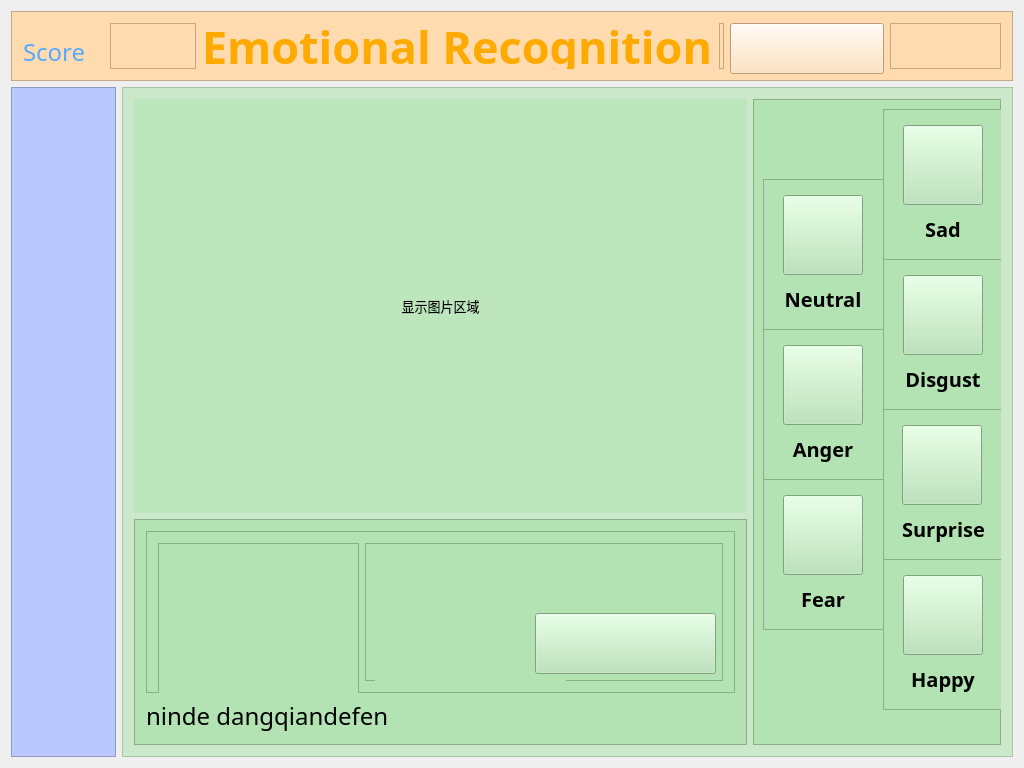
<?xml version="1.0" encoding="UTF-8"?>
<ui version="4.0">
 <class>MainWindow</class>
 <widget class="QMainWindow" name="MainWindow">
  <property name="windowModality">
   <enum>Qt::NonModal</enum>
  </property>
  <property name="enabled">
   <bool>true</bool>
  </property>
  <property name="geometry">
   <rect>
    <x>0</x>
    <y>0</y>
    <width>1024</width>
    <height>768</height>
   </rect>
  </property>
  <property name="sizePolicy">
   <sizepolicy hsizetype="Preferred" vsizetype="Preferred">
    <horstretch>0</horstretch>
    <verstretch>0</verstretch>
   </sizepolicy>
  </property>
  <property name="minimumSize">
   <size>
    <width>1024</width>
    <height>768</height>
   </size>
  </property>
  <property name="maximumSize">
   <size>
    <width>1024</width>
    <height>768</height>
   </size>
  </property>
  <property name="cursor">
   <cursorShape>ArrowCursor</cursorShape>
  </property>
  <property name="acceptDrops">
   <bool>false</bool>
  </property>
  <property name="windowTitle">
   <string>MainWindow</string>
  </property>
  <property name="windowIcon">
   <iconset>
    <normaloff>Ico/logo.ico</normaloff>Ico/logo.ico</iconset>
  </property>
  <property name="statusTip">
   <string/>
  </property>
  <property name="autoFillBackground">
   <bool>false</bool>
  </property>
  <property name="styleSheet">
   <string notr="true">border-image: url(); </string>
  </property>
  <property name="animated">
   <bool>true</bool>
  </property>
  <property name="documentMode">
   <bool>true</bool>
  </property>
  <widget class="QWidget" name="centralWidget">
   <layout class="QGridLayout" name="gridLayout_3">
    <item row="0" column="0" colspan="2">
     <widget class="QFrame" name="frame">
      <property name="maximumSize">
       <size>
        <width>16777215</width>
        <height>70</height>
       </size>
      </property>
      <property name="styleSheet">
       <string notr="true">border-image: url(); 
background-color: rgb(255, 219, 175);</string>
      </property>
      <property name="frameShape">
       <enum>QFrame::StyledPanel</enum>
      </property>
      <property name="frameShadow">
       <enum>QFrame::Raised</enum>
      </property>
      <layout class="QGridLayout" name="gridLayout">
       <item row="0" column="4">
        <widget class="QPushButton" name="START">
         <property name="minimumSize">
          <size>
           <width>154</width>
           <height>51</height>
          </size>
         </property>
         <property name="maximumSize">
          <size>
           <width>142</width>
           <height>51</height>
          </size>
         </property>
         <property name="cursor">
          <cursorShape>PointingHandCursor</cursorShape>
         </property>
         <property name="styleSheet">
          <string notr="true">border-image: url(./Files/START.png); </string>
         </property>
         <property name="text">
          <string/>
         </property>
        </widget>
       </item>
       <item row="0" column="0">
        <widget class="QLabel" name="label_3">
         <property name="minimumSize">
          <size>
           <width>81</width>
           <height>0</height>
          </size>
         </property>
         <property name="maximumSize">
          <size>
           <width>81</width>
           <height>50</height>
          </size>
         </property>
         <property name="font">
          <font>
           <family>MV Boli</family>
           <pointsize>18</pointsize>
           <weight>50</weight>
           <italic>false</italic>
           <bold>false</bold>
          </font>
         </property>
         <property name="styleSheet">
          <string notr="true">color: rgb(85, 170, 255);
border-image: url(); </string>
         </property>
         <property name="text">
          <string>Score</string>
         </property>
         <property name="alignment">
          <set>Qt::AlignBottom|Qt::AlignLeading|Qt::AlignLeft</set>
         </property>
        </widget>
       </item>
       <item row="0" column="2">
        <widget class="QLabel" name="label_2">
         <property name="minimumSize">
          <size>
           <width>253</width>
           <height>0</height>
          </size>
         </property>
         <property name="font">
          <font>
           <family>MV Boli</family>
           <pointsize>34</pointsize>
           <weight>75</weight>
           <italic>false</italic>
           <bold>true</bold>
          </font>
         </property>
         <property name="styleSheet">
          <string notr="true">color: rgb(255, 170, 0);</string>
         </property>
         <property name="text">
          <string>Emotional Recognition</string>
         </property>
        </widget>
       </item>
       <item row="0" column="3">
        <widget class="QFrame" name="frame_3">
         <property name="minimumSize">
          <size>
           <width>5</width>
           <height>0</height>
          </size>
         </property>
         <property name="maximumSize">
          <size>
           <width>5</width>
           <height>50</height>
          </size>
         </property>
         <property name="frameShape">
          <enum>QFrame::StyledPanel</enum>
         </property>
         <property name="frameShadow">
          <enum>QFrame::Raised</enum>
         </property>
        </widget>
       </item>
       <item row="0" column="1">
        <widget class="QFrame" name="frame_2">
         <property name="minimumSize">
          <size>
           <width>21</width>
           <height>0</height>
          </size>
         </property>
         <property name="maximumSize">
          <size>
           <width>86</width>
           <height>16777215</height>
          </size>
         </property>
         <property name="styleSheet">
          <string notr="true">border-image: url(); </string>
         </property>
         <property name="frameShape">
          <enum>QFrame::StyledPanel</enum>
         </property>
         <property name="frameShadow">
          <enum>QFrame::Raised</enum>
         </property>
        </widget>
       </item>
       <item row="0" column="5">
        <widget class="QFrame" name="frame_4">
         <property name="minimumSize">
          <size>
           <width>35</width>
           <height>0</height>
          </size>
         </property>
         <property name="styleSheet">
          <string notr="true">border-image: url(); </string>
         </property>
         <property name="frameShape">
          <enum>QFrame::StyledPanel</enum>
         </property>
         <property name="frameShadow">
          <enum>QFrame::Raised</enum>
         </property>
        </widget>
       </item>
      </layout>
     </widget>
    </item>
    <item row="1" column="0">
     <widget class="QFrame" name="frame_5">
      <property name="minimumSize">
       <size>
        <width>101</width>
        <height>360</height>
       </size>
      </property>
      <property name="maximumSize">
       <size>
        <width>105</width>
        <height>16777215</height>
       </size>
      </property>
      <property name="styleSheet">
       <string notr="true">border-image: url(); 
background-color: rgb(185, 200, 255);</string>
      </property>
      <property name="frameShape">
       <enum>QFrame::StyledPanel</enum>
      </property>
      <property name="frameShadow">
       <enum>QFrame::Raised</enum>
      </property>
      <layout class="QGridLayout" name="gridLayout_2">
       <item row="0" column="0">
        <widget class="QLabel" name="label_4">
         <property name="minimumSize">
          <size>
           <width>81</width>
           <height>0</height>
          </size>
         </property>
         <property name="maximumSize">
          <size>
           <width>81</width>
           <height>16777215</height>
          </size>
         </property>
         <property name="styleSheet">
          <string notr="true">border-image: url(); </string>
         </property>
         <property name="text">
          <string/>
         </property>
        </widget>
       </item>
      </layout>
     </widget>
    </item>
    <item row="1" column="1">
     <widget class="QFrame" name="frame_6">
      <property name="minimumSize">
       <size>
        <width>506</width>
        <height>360</height>
       </size>
      </property>
      <property name="styleSheet">
       <string notr="true">border-image: url(); 
background-color: rgba(179, 227, 178, 150);</string>
      </property>
      <property name="frameShape">
       <enum>QFrame::StyledPanel</enum>
      </property>
      <property name="frameShadow">
       <enum>QFrame::Raised</enum>
      </property>
      <layout class="QGridLayout" name="gridLayout_4">
       <item row="0" column="0">
        <widget class="QLabel" name="label">
         <property name="minimumSize">
          <size>
           <width>613</width>
           <height>414</height>
          </size>
         </property>
         <property name="font">
          <font>
           <family>微软雅黑</family>
           <pointsize>10</pointsize>
          </font>
         </property>
         <property name="styleSheet">
          <string notr="true">border-image: url(); </string>
         </property>
         <property name="text">
          <string>显示图片区域</string>
         </property>
         <property name="alignment">
          <set>Qt::AlignCenter</set>
         </property>
        </widget>
       </item>
       <item row="1" column="0">
        <widget class="QFrame" name="frame_7">
         <property name="minimumSize">
          <size>
           <width>613</width>
           <height>167</height>
          </size>
         </property>
         <property name="styleSheet">
          <string notr="true">border-image: url(); 
background-color: rgb(179, 227, 178);</string>
         </property>
         <property name="frameShape">
          <enum>QFrame::StyledPanel</enum>
         </property>
         <property name="frameShadow">
          <enum>QFrame::Raised</enum>
         </property>
         <layout class="QGridLayout" name="gridLayout_5">
          <item row="0" column="0" colspan="2">
           <widget class="QFrame" name="frame_9">
            <property name="frameShape">
             <enum>QFrame::StyledPanel</enum>
            </property>
            <property name="frameShadow">
             <enum>QFrame::Raised</enum>
            </property>
            <layout class="QGridLayout" name="gridLayout_13">
             <item row="0" column="1">
              <widget class="QFrame" name="frame_19">
               <property name="minimumSize">
                <size>
                 <width>201</width>
                 <height>151</height>
                </size>
               </property>
               <property name="maximumSize">
                <size>
                 <width>201</width>
                 <height>151</height>
                </size>
               </property>
               <property name="frameShape">
                <enum>QFrame::StyledPanel</enum>
               </property>
               <property name="frameShadow">
                <enum>QFrame::Raised</enum>
               </property>
               <layout class="QGridLayout" name="gridLayout_14">
                <item row="1" column="0">
                 <widget class="QLabel" name="label_14">
                  <property name="styleSheet">
                   <string notr="true">border-image: url(); </string>
                  </property>
                  <property name="text">
                   <string/>
                  </property>
                 </widget>
                </item>
                <item row="0" column="0">
                 <widget class="QLabel" name="label_13">
                  <property name="maximumSize">
                   <size>
                    <width>16777215</width>
                    <height>28</height>
                   </size>
                  </property>
                  <property name="font">
                   <font>
                    <family>Kozuka Gothic Pro B</family>
                    <pointsize>15</pointsize>
                    <weight>75</weight>
                    <bold>true</bold>
                   </font>
                  </property>
                  <property name="text">
                   <string/>
                  </property>
                  <property name="alignment">
                   <set>Qt::AlignCenter</set>
                  </property>
                 </widget>
                </item>
               </layout>
              </widget>
             </item>
             <item row="0" column="2">
              <widget class="QFrame" name="frame_18">
               <property name="frameShape">
                <enum>QFrame::StyledPanel</enum>
               </property>
               <property name="frameShadow">
                <enum>QFrame::Raised</enum>
               </property>
               <widget class="QPushButton" name="QUIT">
                <property name="geometry">
                 <rect>
                  <x>170</x>
                  <y>70</y>
                  <width>181</width>
                  <height>61</height>
                 </rect>
                </property>
                <property name="cursor">
                 <cursorShape>PointingHandCursor</cursorShape>
                </property>
                <property name="styleSheet">
                 <string notr="true">border-image: url(./Files/QUIT.png); </string>
                </property>
                <property name="text">
                 <string/>
                </property>
               </widget>
               <widget class="QLabel" name="label_15">
                <property name="geometry">
                 <rect>
                  <x>10</x>
                  <y>10</y>
                  <width>191</width>
                  <height>131</height>
                 </rect>
                </property>
                <property name="text">
                 <string/>
                </property>
               </widget>
               <zorder>label_15</zorder>
               <zorder>QUIT</zorder>
              </widget>
             </item>
            </layout>
           </widget>
          </item>
          <item row="1" column="0" colspan="2">
           <widget class="QLabel" name="label_12">
            <property name="font">
             <font>
              <family>仿宋</family>
              <pointsize>18</pointsize>
             </font>
            </property>
            <property name="text">
             <string>ninde dangqiandefen</string>
            </property>
           </widget>
          </item>
         </layout>
        </widget>
       </item>
       <item row="0" column="1" rowspan="2">
        <widget class="QFrame" name="frame_8">
         <property name="minimumSize">
          <size>
           <width>100</width>
           <height>340</height>
          </size>
         </property>
         <property name="styleSheet">
          <string notr="true">border-image: url(); 
background-color: rgb(179, 227, 178);</string>
         </property>
         <property name="frameShape">
          <enum>QFrame::StyledPanel</enum>
         </property>
         <property name="frameShadow">
          <enum>QFrame::Raised</enum>
         </property>
         <widget class="QFrame" name="frame_11">
          <property name="geometry">
           <rect>
            <x>130</x>
            <y>10</y>
            <width>121</width>
            <height>151</height>
           </rect>
          </property>
          <property name="minimumSize">
           <size>
            <width>121</width>
            <height>151</height>
           </size>
          </property>
          <property name="frameShape">
           <enum>QFrame::StyledPanel</enum>
          </property>
          <property name="frameShadow">
           <enum>QFrame::Raised</enum>
          </property>
          <layout class="QGridLayout" name="gridLayout_6">
           <item row="0" column="0">
            <widget class="QPushButton" name="Sad">
             <property name="minimumSize">
              <size>
               <width>80</width>
               <height>80</height>
              </size>
             </property>
             <property name="maximumSize">
              <size>
               <width>80</width>
               <height>80</height>
              </size>
             </property>
             <property name="cursor">
              <cursorShape>PointingHandCursor</cursorShape>
             </property>
             <property name="styleSheet">
              <string notr="true">border-image: url(./Files/sad.png); </string>
             </property>
             <property name="text">
              <string/>
             </property>
            </widget>
           </item>
           <item row="1" column="0">
            <widget class="QLabel" name="label_5">
             <property name="maximumSize">
              <size>
               <width>16777215</width>
               <height>28</height>
              </size>
             </property>
             <property name="font">
              <font>
               <family>Kozuka Gothic Pro B</family>
               <pointsize>15</pointsize>
               <weight>75</weight>
               <bold>true</bold>
              </font>
             </property>
             <property name="text">
              <string>Sad</string>
             </property>
             <property name="alignment">
              <set>Qt::AlignCenter</set>
             </property>
            </widget>
           </item>
          </layout>
         </widget>
         <widget class="QFrame" name="frame_12">
          <property name="geometry">
           <rect>
            <x>10</x>
            <y>80</y>
            <width>121</width>
            <height>151</height>
           </rect>
          </property>
          <property name="minimumSize">
           <size>
            <width>121</width>
            <height>151</height>
           </size>
          </property>
          <property name="frameShape">
           <enum>QFrame::StyledPanel</enum>
          </property>
          <property name="frameShadow">
           <enum>QFrame::Raised</enum>
          </property>
          <layout class="QGridLayout" name="gridLayout_7">
           <item row="0" column="0">
            <widget class="QPushButton" name="Neutral">
             <property name="minimumSize">
              <size>
               <width>80</width>
               <height>80</height>
              </size>
             </property>
             <property name="maximumSize">
              <size>
               <width>80</width>
               <height>80</height>
              </size>
             </property>
             <property name="cursor">
              <cursorShape>PointingHandCursor</cursorShape>
             </property>
             <property name="styleSheet">
              <string notr="true">border-image: url(./Files/neutral.png); </string>
             </property>
             <property name="text">
              <string/>
             </property>
            </widget>
           </item>
           <item row="1" column="0">
            <widget class="QLabel" name="label_6">
             <property name="maximumSize">
              <size>
               <width>16777215</width>
               <height>28</height>
              </size>
             </property>
             <property name="font">
              <font>
               <family>Kozuka Gothic Pro B</family>
               <pointsize>15</pointsize>
               <weight>75</weight>
               <bold>true</bold>
              </font>
             </property>
             <property name="text">
              <string>Neutral</string>
             </property>
             <property name="alignment">
              <set>Qt::AlignCenter</set>
             </property>
            </widget>
           </item>
          </layout>
         </widget>
         <widget class="QFrame" name="frame_13">
          <property name="geometry">
           <rect>
            <x>130</x>
            <y>160</y>
            <width>121</width>
            <height>151</height>
           </rect>
          </property>
          <property name="minimumSize">
           <size>
            <width>121</width>
            <height>151</height>
           </size>
          </property>
          <property name="frameShape">
           <enum>QFrame::StyledPanel</enum>
          </property>
          <property name="frameShadow">
           <enum>QFrame::Raised</enum>
          </property>
          <layout class="QGridLayout" name="gridLayout_8">
           <item row="0" column="0">
            <widget class="QPushButton" name="Disgust">
             <property name="minimumSize">
              <size>
               <width>80</width>
               <height>80</height>
              </size>
             </property>
             <property name="maximumSize">
              <size>
               <width>80</width>
               <height>80</height>
              </size>
             </property>
             <property name="cursor">
              <cursorShape>PointingHandCursor</cursorShape>
             </property>
             <property name="styleSheet">
              <string notr="true">border-image: url(./Files/disgust.png); </string>
             </property>
             <property name="text">
              <string/>
             </property>
            </widget>
           </item>
           <item row="1" column="0">
            <widget class="QLabel" name="label_7">
             <property name="maximumSize">
              <size>
               <width>16777215</width>
               <height>28</height>
              </size>
             </property>
             <property name="font">
              <font>
               <family>Kozuka Gothic Pro B</family>
               <pointsize>15</pointsize>
               <weight>75</weight>
               <bold>true</bold>
              </font>
             </property>
             <property name="text">
              <string>Disgust</string>
             </property>
             <property name="alignment">
              <set>Qt::AlignCenter</set>
             </property>
            </widget>
           </item>
          </layout>
         </widget>
         <widget class="QFrame" name="frame_14">
          <property name="geometry">
           <rect>
            <x>10</x>
            <y>230</y>
            <width>121</width>
            <height>151</height>
           </rect>
          </property>
          <property name="minimumSize">
           <size>
            <width>121</width>
            <height>151</height>
           </size>
          </property>
          <property name="frameShape">
           <enum>QFrame::StyledPanel</enum>
          </property>
          <property name="frameShadow">
           <enum>QFrame::Raised</enum>
          </property>
          <layout class="QGridLayout" name="gridLayout_9">
           <item row="0" column="0">
            <widget class="QPushButton" name="Anger">
             <property name="minimumSize">
              <size>
               <width>80</width>
               <height>80</height>
              </size>
             </property>
             <property name="maximumSize">
              <size>
               <width>80</width>
               <height>80</height>
              </size>
             </property>
             <property name="cursor">
              <cursorShape>PointingHandCursor</cursorShape>
             </property>
             <property name="styleSheet">
              <string notr="true">border-image: url(./Files/angry.png); </string>
             </property>
             <property name="text">
              <string/>
             </property>
            </widget>
           </item>
           <item row="1" column="0">
            <widget class="QLabel" name="label_8">
             <property name="maximumSize">
              <size>
               <width>16777215</width>
               <height>28</height>
              </size>
             </property>
             <property name="font">
              <font>
               <family>Kozuka Gothic Pro B</family>
               <pointsize>15</pointsize>
               <weight>75</weight>
               <bold>true</bold>
              </font>
             </property>
             <property name="text">
              <string>Anger</string>
             </property>
             <property name="alignment">
              <set>Qt::AlignCenter</set>
             </property>
            </widget>
           </item>
          </layout>
         </widget>
         <widget class="QFrame" name="frame_15">
          <property name="geometry">
           <rect>
            <x>130</x>
            <y>310</y>
            <width>121</width>
            <height>151</height>
           </rect>
          </property>
          <property name="minimumSize">
           <size>
            <width>121</width>
            <height>151</height>
           </size>
          </property>
          <property name="frameShape">
           <enum>QFrame::StyledPanel</enum>
          </property>
          <property name="frameShadow">
           <enum>QFrame::Raised</enum>
          </property>
          <layout class="QGridLayout" name="gridLayout_10">
           <item row="0" column="0">
            <widget class="QPushButton" name="Surprise">
             <property name="minimumSize">
              <size>
               <width>80</width>
               <height>80</height>
              </size>
             </property>
             <property name="maximumSize">
              <size>
               <width>80</width>
               <height>80</height>
              </size>
             </property>
             <property name="cursor">
              <cursorShape>PointingHandCursor</cursorShape>
             </property>
             <property name="styleSheet">
              <string notr="true">border-image: url(./Files/surprise.png); </string>
             </property>
             <property name="text">
              <string/>
             </property>
            </widget>
           </item>
           <item row="1" column="0">
            <widget class="QLabel" name="label_9">
             <property name="maximumSize">
              <size>
               <width>16777215</width>
               <height>28</height>
              </size>
             </property>
             <property name="font">
              <font>
               <family>Kozuka Gothic Pro B</family>
               <pointsize>15</pointsize>
               <weight>75</weight>
               <bold>true</bold>
              </font>
             </property>
             <property name="text">
              <string>Surprise</string>
             </property>
             <property name="alignment">
              <set>Qt::AlignCenter</set>
             </property>
            </widget>
           </item>
          </layout>
         </widget>
         <widget class="QFrame" name="frame_16">
          <property name="geometry">
           <rect>
            <x>10</x>
            <y>380</y>
            <width>121</width>
            <height>151</height>
           </rect>
          </property>
          <property name="minimumSize">
           <size>
            <width>121</width>
            <height>151</height>
           </size>
          </property>
          <property name="frameShape">
           <enum>QFrame::StyledPanel</enum>
          </property>
          <property name="frameShadow">
           <enum>QFrame::Raised</enum>
          </property>
          <layout class="QGridLayout" name="gridLayout_11">
           <item row="0" column="0">
            <widget class="QPushButton" name="Fear">
             <property name="minimumSize">
              <size>
               <width>80</width>
               <height>80</height>
              </size>
             </property>
             <property name="maximumSize">
              <size>
               <width>80</width>
               <height>80</height>
              </size>
             </property>
             <property name="cursor">
              <cursorShape>PointingHandCursor</cursorShape>
             </property>
             <property name="styleSheet">
              <string notr="true">border-image: url(./Files/fear.png); </string>
             </property>
             <property name="text">
              <string/>
             </property>
            </widget>
           </item>
           <item row="1" column="0">
            <widget class="QLabel" name="label_10">
             <property name="maximumSize">
              <size>
               <width>16777215</width>
               <height>28</height>
              </size>
             </property>
             <property name="font">
              <font>
               <family>Kozuka Gothic Pro B</family>
               <pointsize>15</pointsize>
               <weight>75</weight>
               <bold>true</bold>
              </font>
             </property>
             <property name="text">
              <string>Fear</string>
             </property>
             <property name="alignment">
              <set>Qt::AlignCenter</set>
             </property>
            </widget>
           </item>
          </layout>
         </widget>
         <widget class="QFrame" name="frame_17">
          <property name="geometry">
           <rect>
            <x>130</x>
            <y>460</y>
            <width>121</width>
            <height>151</height>
           </rect>
          </property>
          <property name="minimumSize">
           <size>
            <width>121</width>
            <height>151</height>
           </size>
          </property>
          <property name="frameShape">
           <enum>QFrame::StyledPanel</enum>
          </property>
          <property name="frameShadow">
           <enum>QFrame::Raised</enum>
          </property>
          <layout class="QGridLayout" name="gridLayout_12">
           <item row="0" column="0">
            <widget class="QPushButton" name="Happiness">
             <property name="minimumSize">
              <size>
               <width>80</width>
               <height>80</height>
              </size>
             </property>
             <property name="maximumSize">
              <size>
               <width>80</width>
               <height>80</height>
              </size>
             </property>
             <property name="cursor">
              <cursorShape>PointingHandCursor</cursorShape>
             </property>
             <property name="styleSheet">
              <string notr="true">border-image: url(./Files/happy.png); </string>
             </property>
             <property name="text">
              <string/>
             </property>
            </widget>
           </item>
           <item row="1" column="0">
            <widget class="QLabel" name="label_11">
             <property name="maximumSize">
              <size>
               <width>16777215</width>
               <height>28</height>
              </size>
             </property>
             <property name="font">
              <font>
               <family>Kozuka Gothic Pro B</family>
               <pointsize>15</pointsize>
               <weight>75</weight>
               <bold>true</bold>
              </font>
             </property>
             <property name="text">
              <string>Happy</string>
             </property>
             <property name="alignment">
              <set>Qt::AlignCenter</set>
             </property>
            </widget>
           </item>
          </layout>
         </widget>
        </widget>
       </item>
      </layout>
     </widget>
    </item>
   </layout>
  </widget>
  <action name="actionOpen">
   <property name="text">
    <string>加载配置</string>
   </property>
   <property name="toolTip">
    <string>加载配置</string>
   </property>
   <property name="statusTip">
    <string comment="Ctrl+O" extracomment="Ctrl+O"/>
   </property>
   <property name="shortcut">
    <string>Ctrl+O</string>
   </property>
   <property name="shortcutContext">
    <enum>Qt::WindowShortcut</enum>
   </property>
  </action>
  <action name="actionEdit">
   <property name="text">
    <string>编辑配置</string>
   </property>
   <property name="toolTip">
    <string>编辑配置</string>
   </property>
   <property name="shortcutContext">
    <enum>Qt::WindowShortcut</enum>
   </property>
  </action>
  <action name="actionExit">
   <property name="text">
    <string>退出</string>
   </property>
  </action>
  <action name="action_About">
   <property name="icon">
    <iconset>
     <normaloff>Ico/logo.ico</normaloff>Ico/logo.ico</iconset>
   </property>
   <property name="text">
    <string>自动分拣</string>
   </property>
  </action>
  <action name="actionSaveAs">
   <property name="text">
    <string>另存为</string>
   </property>
  </action>
  <action name="action_Help">
   <property name="text">
    <string>帮助文档</string>
   </property>
  </action>
  <action name="action_TestTool">
   <property name="text">
    <string>调试工具</string>
   </property>
  </action>
  <action name="action_ViewData">
   <property name="text">
    <string>生产数据</string>
   </property>
  </action>
  <action name="action_ScanSetting">
   <property name="text">
    <string>扫码设置</string>
   </property>
  </action>
  <action name="action_RunLine">
   <property name="text">
    <string>启动流水线</string>
   </property>
  </action>
  <action name="action_StopLine">
   <property name="text">
    <string>停止流水线</string>
   </property>
  </action>
  <action name="action_TurnOffLight">
   <property name="text">
    <string>关闭灯光</string>
   </property>
  </action>
  <action name="actionOpen_2">
   <property name="text">
    <string>加载配置</string>
   </property>
  </action>
  <action name="actionEdit_2">
   <property name="text">
    <string>编辑配置</string>
   </property>
  </action>
  <action name="action_LoadYes_1">
   <property name="text">
    <string>加载前一天数据</string>
   </property>
  </action>
  <action name="action_ClearNow_1">
   <property name="text">
    <string>清空现有数据</string>
   </property>
  </action>
  <action name="Time_F000000001">
   <property name="text">
    <string>第一台 F000000001</string>
   </property>
  </action>
  <action name="Time_F000000002">
   <property name="text">
    <string>第二台 F000000002</string>
   </property>
  </action>
  <action name="Time_F000000003">
   <property name="text">
    <string>第三台 F000000003</string>
   </property>
  </action>
  <action name="Time_F000000004">
   <property name="text">
    <string>第四台 F000000004</string>
   </property>
  </action>
  <action name="Time_F000000005">
   <property name="text">
    <string>第五台 F000000005</string>
   </property>
  </action>
  <action name="Time_F000000006">
   <property name="text">
    <string>第六台 F000000006</string>
   </property>
  </action>
  <action name="Time_F000000007">
   <property name="text">
    <string>第七台 F000000007</string>
   </property>
  </action>
  <action name="Time_F000000008">
   <property name="text">
    <string>第八台 F000000008</string>
   </property>
  </action>
  <action name="Time_F000000009">
   <property name="text">
    <string>第九台 F000000009</string>
   </property>
  </action>
  <action name="Time_F000000010">
   <property name="text">
    <string>第十台 F000000010</string>
   </property>
  </action>
  <action name="Time_F_All">
   <property name="text">
    <string>复位全部时间</string>
   </property>
  </action>
  <action name="Num_F000000001">
   <property name="text">
    <string>清空 第一台 F000000001</string>
   </property>
  </action>
  <action name="Num_F000000002">
   <property name="text">
    <string>清空 第二台 F000000002</string>
   </property>
  </action>
  <action name="Num_F000000003">
   <property name="text">
    <string>清空 第三台 F000000003</string>
   </property>
  </action>
  <action name="Num_F000000004">
   <property name="text">
    <string>清空 第四台 F000000004</string>
   </property>
  </action>
  <action name="Num_F000000005">
   <property name="text">
    <string>清空 第五台 F000000005</string>
   </property>
  </action>
  <action name="Num_F000000006">
   <property name="text">
    <string>清空 第六台 F000000006</string>
   </property>
  </action>
  <action name="Num_F000000007">
   <property name="text">
    <string>清空 第七台 F000000007</string>
   </property>
  </action>
  <action name="Num_F000000008">
   <property name="text">
    <string>清空 第八台 F000000008</string>
   </property>
  </action>
  <action name="Num_F000000009">
   <property name="text">
    <string>清空 第九台 F000000009</string>
   </property>
  </action>
  <action name="Num_F000000010">
   <property name="text">
    <string>清空 第十台 F000000010</string>
   </property>
  </action>
  <action name="action_LoadYes">
   <property name="text">
    <string>加载历史数据</string>
   </property>
  </action>
  <action name="action_ClearNow">
   <property name="text">
    <string>全部清空</string>
   </property>
  </action>
  <action name="Clear_F000000001">
   <property name="text">
    <string>禁用第一台 F000000001</string>
   </property>
  </action>
  <action name="Clear_F000000002">
   <property name="text">
    <string>禁用第二台 F000000002</string>
   </property>
  </action>
  <action name="Clear_F000000003">
   <property name="text">
    <string>禁用第三台 F000000003</string>
   </property>
  </action>
  <action name="Clear_F000000004">
   <property name="text">
    <string>禁用第四台 F000000004</string>
   </property>
  </action>
  <action name="Clear_F000000005">
   <property name="text">
    <string>禁用第五台 F000000005</string>
   </property>
  </action>
  <action name="Clear_F000000006">
   <property name="text">
    <string>禁用第六台 F000000006</string>
   </property>
  </action>
  <action name="Clear_F000000007">
   <property name="text">
    <string>禁用第七台 F000000007</string>
   </property>
  </action>
  <action name="Clear_F000000008">
   <property name="text">
    <string>禁用第八台 F000000008</string>
   </property>
  </action>
  <action name="Clear_F000000009">
   <property name="text">
    <string>禁用第九台 F000000009</string>
   </property>
  </action>
  <action name="Clear_F000000010">
   <property name="text">
    <string>禁用第十台 F000000010</string>
   </property>
  </action>
 </widget>
 <layoutdefault spacing="6" margin="11"/>
 <resources/>
 <connections/>
</ui>
